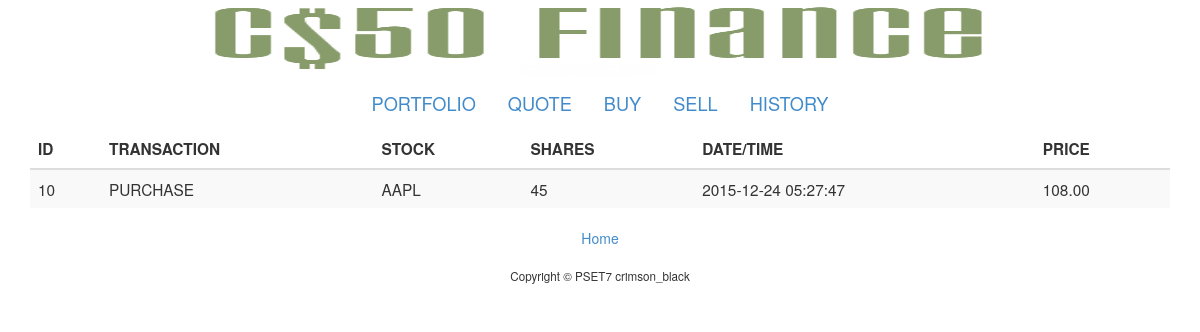
/pset7/public/history.php (signed in), run on the app's committed database.
### tables this page shows
CREATE TABLE `history` (
  `transaction_id` int(11) NOT NULL AUTO_INCREMENT,
  `user_id` int(11) NOT NULL,
  `transaction` enum('PURCHASE','SALE') NOT NULL,
  `stock` varchar(255) NOT NULL,
  `shares` int(11) NOT NULL,
  `time` timestamp NOT NULL DEFAULT CURRENT_TIMESTAMP ON UPDATE CURRENT_TIMESTAMP,
  `price` decimal(10,0) unsigned NOT NULL DEFAULT '0',
  PRIMARY KEY (`transaction_id`)
);

### pset7/templates/history_table.php (the view)
<table class="table table-striped" style="font-size:110%; text-align:left;">
	<thead>
		<tr>
			<th>ID</th>
			<th>TRANSACTION</th>
			<th>STOCK</th>
			<th>SHARES</th>
			<th>DATE/TIME</th>
			<th>PRICE</th>
		</tr>
	</thead>
<?php if(isset($data)): ?>
	<tbody>
		<?php foreach($data as $transaction): ?>
			<tr>
				<td><?= $transaction["transaction_id"] ?></td>
				<td><?= $transaction["transaction"] ?></td>
				<td><?= $transaction["stock"] ?></td>
				<td><?= $transaction["shares"] ?></td>
				<td><?= $transaction["time"] ?></td>
				<td><?= number_format($transaction["price"],2,".",",") ?></td>
			</tr>
		<?php endforeach ?>
	</tbody>
<?php endif ?>
</table>
<div>
	<a href="index.php">Home</a>
</div>

### data on the page
history: transaction_id "10", transaction "PURCHASE", stock "AAPL", shares "45", time "2015-12-24 05:27:47", price "108.00"
